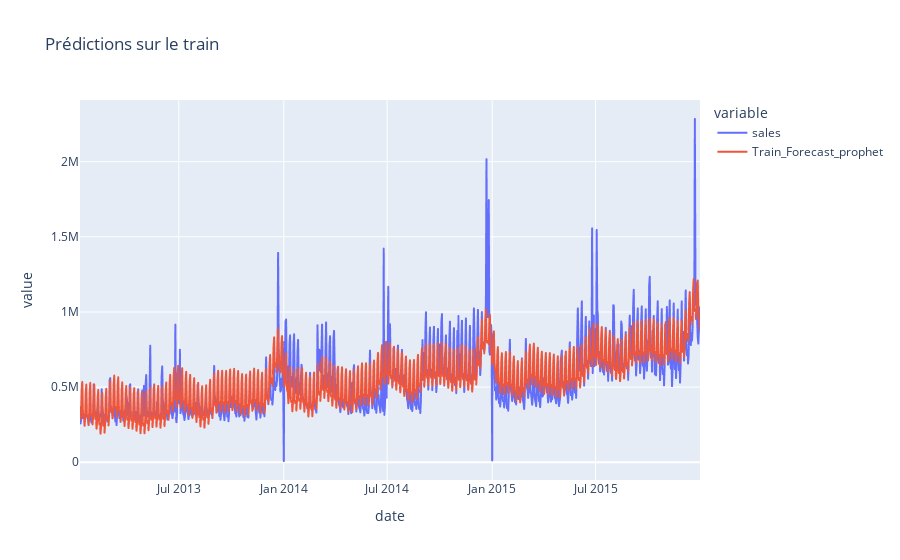
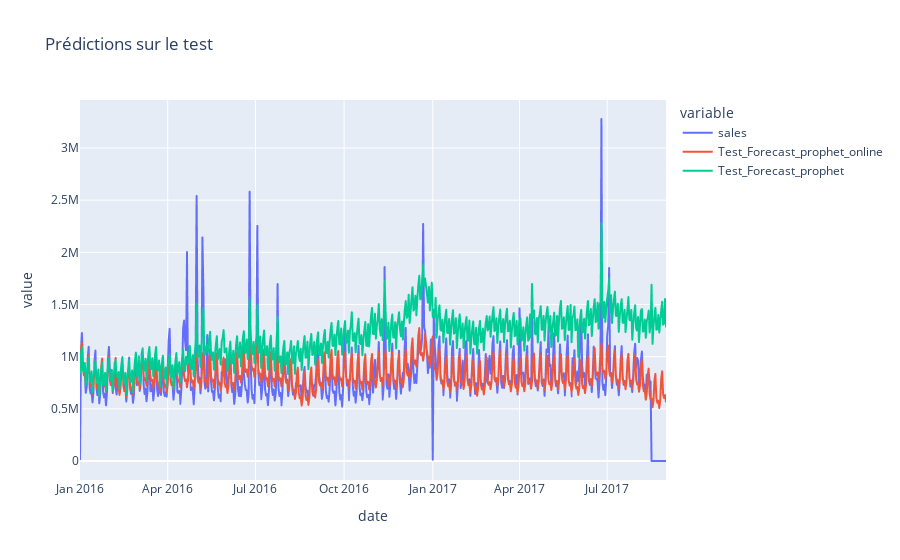

Notebook source saved alongside these figures, in order:
### Code cell
fig_train = px.line(series_train, x='date', y=['sales', 'Train_Forecast_prophet'], title="Prédictions sur le train")
fig_train.show()

fig_test = px.line(series_test, x='date', y=['sales', 'Test_Forecast_prophet_online','Test_Forecast_prophet'], title="Prédictions sur le test")
fig_test.show()

### Figure 1 — Plotly figure (JSON) as saved in the notebook; plotly's stock layout.template omitted (floating-point values rounded to 4 significant figures; data arrays with more than 128 entries replaced by an {"elided": "..."} marker saying what was removed)
{"data": [{"hovertemplate": "variable=sales<br>date=%{x}<br>value=%{y}<extra></extra>", "legendgroup": "sales", "line": {"color": "#636efa", "dash": "solid"}, "marker": {"symbol": "circle"}, "mode": "lines", "name": "sales", "showlegend": true, "type": "scattergl", "x": {"elided": "1084 str values"}, "xaxis": "x", "y": {"elided": "1084 float values"}, "yaxis": "y"}, {"hovertemplate": "variable=Train_Forecast_prophet<br>date=%{x}<br>value=%{y}<extra></extra>", "legendgroup": "Train_Forecast_prophet", "line": {"color": "#EF553B", "dash": "solid"}, "marker": {"symbol": "circle"}, "mode": "lines", "name": "Train_Forecast_prophet", "showlegend": true, "type": "scattergl", "x": {"elided": "1084 str values"}, "xaxis": "x", "y": {"elided": "1084 float values"}, "yaxis": "y"}], "layout": {"legend": {"title": {"text": "variable"}, "tracegroupgap": 0}, "title": {"text": "Prédictions sur le train"}, "xaxis": {"anchor": "y", "domain": [0, 1], "title": {"text": "date"}}, "yaxis": {"anchor": "x", "domain": [0, 1], "title": {"text": "value"}}}}

### Figure 2 — Plotly figure (JSON) as saved in the notebook; plotly's stock layout.template omitted (floating-point values rounded to 4 significant figures; data arrays with more than 128 entries replaced by an {"elided": "..."} marker saying what was removed)
{"data": [{"hovertemplate": "variable=sales<br>date=%{x}<br>value=%{y}<extra></extra>", "legendgroup": "sales", "line": {"color": "#636efa", "dash": "solid"}, "marker": {"symbol": "circle"}, "mode": "lines", "name": "sales", "showlegend": true, "type": "scattergl", "x": {"elided": "608 str values"}, "xaxis": "x", "y": {"elided": "608 float values"}, "yaxis": "y"}, {"hovertemplate": "variable=Test_Forecast_prophet_online<br>date=%{x}<br>value=%{y}<extra></extra>", "legendgroup": "Test_Forecast_prophet_online", "line": {"color": "#EF553B", "dash": "solid"}, "marker": {"symbol": "circle"}, "mode": "lines", "name": "Test_Forecast_prophet_online", "showlegend": true, "type": "scattergl", "x": {"elided": "608 str values"}, "xaxis": "x", "y": {"elided": "608 float values"}, "yaxis": "y"}, {"hovertemplate": "variable=Test_Forecast_prophet<br>date=%{x}<br>value=%{y}<extra></extra>", "legendgroup": "Test_Forecast_prophet", "line": {"color": "#00cc96", "dash": "solid"}, "marker": {"symbol": "circle"}, "mode": "lines", "name": "Test_Forecast_prophet", "showlegend": true, "type": "scattergl", "x": {"elided": "608 str values"}, "xaxis": "x", "y": {"elided": "608 float values"}, "yaxis": "y"}], "layout": {"legend": {"title": {"text": "variable"}, "tracegroupgap": 0}, "title": {"text": "Prédictions sur le test"}, "xaxis": {"anchor": "y", "domain": [0, 1], "title": {"text": "date"}}, "yaxis": {"anchor": "x", "domain": [0, 1], "title": {"text": "value"}}}}
